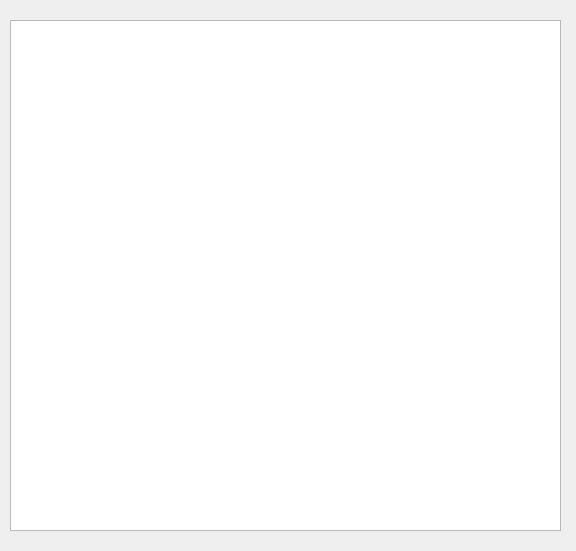
<?xml version="1.0" encoding="UTF-8"?>
<ui version="4.0">
 <class>Help</class>
 <widget class="QWidget" name="Help">
  <property name="geometry">
   <rect>
    <x>0</x>
    <y>0</y>
    <width>576</width>
    <height>551</height>
   </rect>
  </property>
  <property name="windowTitle">
   <string>Form</string>
  </property>
  <widget class="QTextEdit" name="textEdit">
   <property name="geometry">
    <rect>
     <x>10</x>
     <y>20</y>
     <width>551</width>
     <height>511</height>
    </rect>
   </property>
  </widget>
 </widget>
 <resources/>
 <connections/>
</ui>
